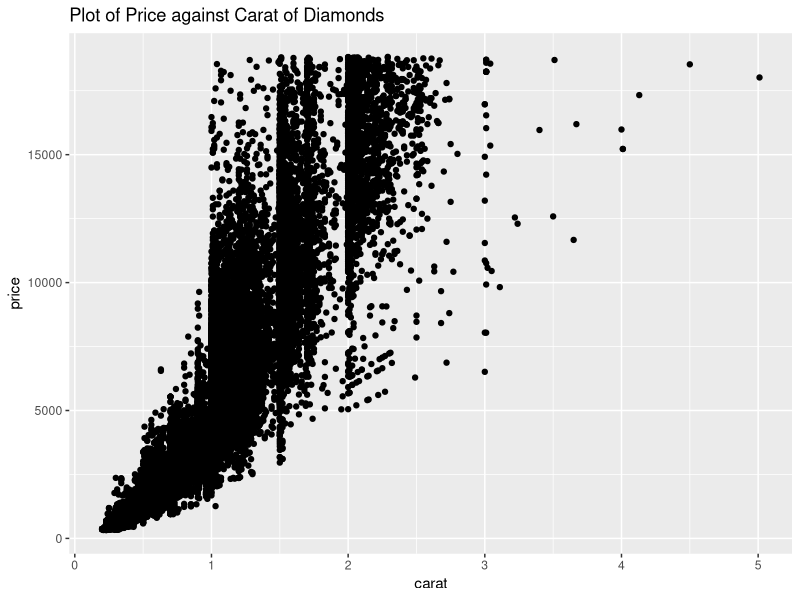
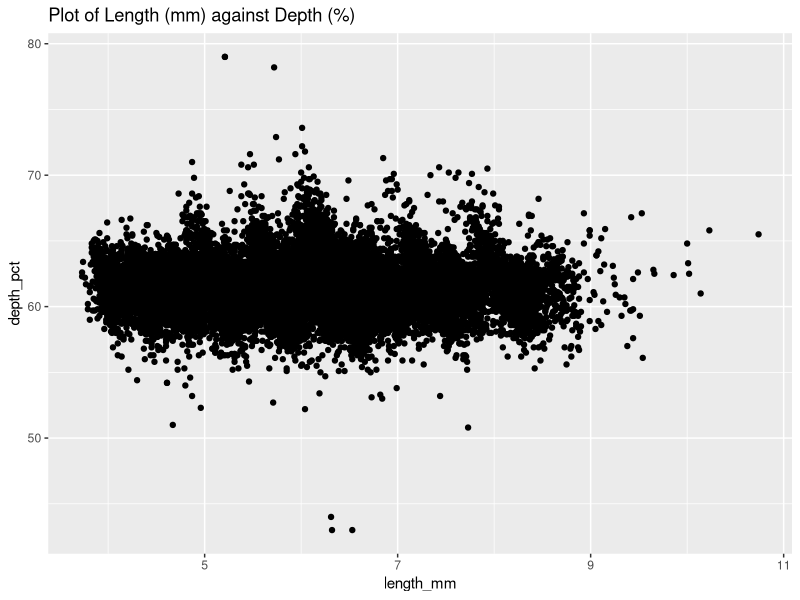
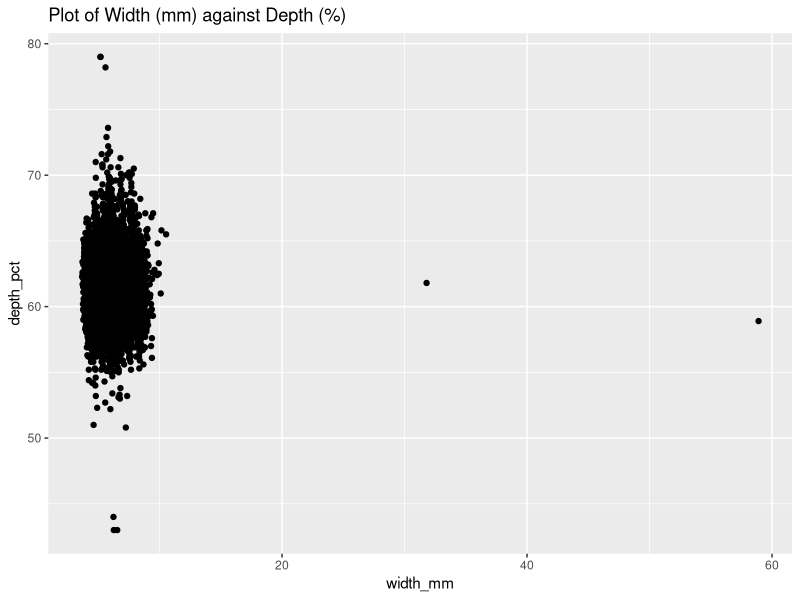
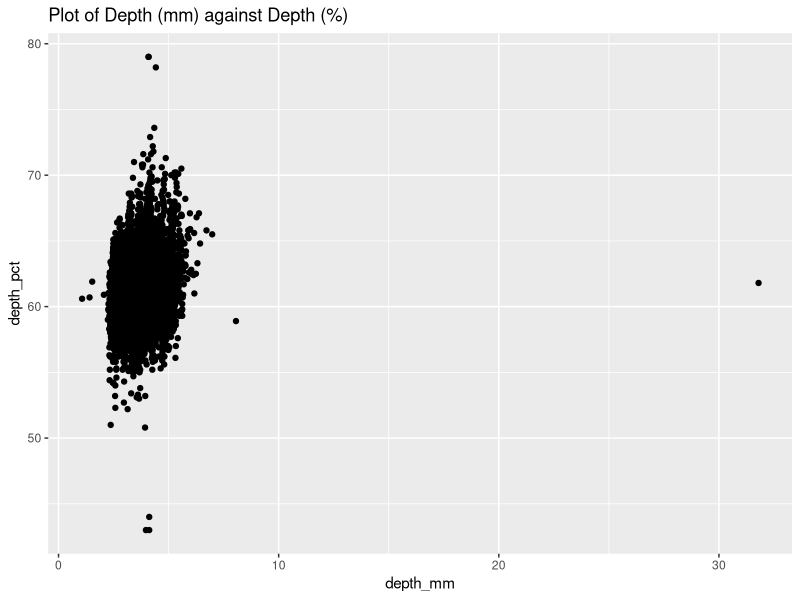

These charts were generated, in order, by the following R code:
## ---- chunk 1
library(tidyverse) 
library(ggplot2)
## ---- chunk 2
diamonds <- diamonds %>% rename(
    depth_pct = depth,
    length_mm = x,
    width_mm = y,
    depth_mm = z,
    table_pct = table
  )
## ---- chunk 3


diamonds_filter <- diamonds%>%
  filter(length_mm > 0,
         width_mm > 0,
         depth_mm > 0)

print(diamonds_filter)

diamonds_filter%>%
  summarise(
    mean_carat = mean(carat),
    mean_price = mean(price),
    mean_length = mean(length_mm),
    mean_width = mean(width_mm),
    mean_depth = mean(depth_mm)
  )

diamonds_filter%>%
  count(cut)

diamonds_filter%>%
  count(color)


diamonds_filter%>%
  count(clarity)


diamonds_filter%>%
  ggplot(mapping = aes(
    x = carat,
    y = price
  )) +
  
  geom_point()+
  
  labs(title = "Plot of Price against Carat of Diamonds")


diamonds_filter%>%
  ggplot(mapping = aes(
    x = length_mm,
    y = depth_pct
  )) +
  
  geom_point()+
  
  labs(title = "Plot of Length (mm) against Depth (%)")




diamonds_filter%>%
  ggplot(mapping = aes(
    x = width_mm,
    y = depth_pct
  )) +
  
  geom_point()+
  
  labs(title = "Plot of Width (mm) against Depth (%)")




diamonds_filter%>%
  ggplot(mapping = aes(
    x = depth_mm,
    y = depth_pct
  )) +
  
  geom_point()+
  
  labs(title = "Plot of Depth (mm) against Depth (%)")


## ---- chunk 4

diamonds_filter <- diamonds_filter %>%
  mutate(table_mm = table_pct * width_mm / 100)

# Overall table_mm arithmetic mean


diamonds_filter%>%
  summarise(
    table_mean = mean(table_mm)
  )



# table_mm arithmetic mean within each clarity category


diamonds_filter%>%
  group_by(clarity)%>%
  summarise(
    mean(table_mm)
  )



## ---- chunk 5
# Write gmean() command



## ---- chunk 6

test_data <- list(
  test1 = c(2.1, 3.8, 4.2),
  test2 = c(1, 10, 100, 1000),
  test3 = c(0, 1, 4),
  test4 = c(0.38,  0.94, -1.56),
  test5 = c(TRUE, TRUE),
  test6 = c("6", "7", "8")
)


# Create for loop to test gmean() on the above examples


## ---- chunk 7
# Copy gmean() from Ex4 and edit it to check the input





# Copy your code from Ex 5 to test your new command





## ---- chunk 8
# Overall table_mm geometic mean?






# table_mm geometic mean within each clarity category






## ---- chunk 9
# Create gmean2() that computes the geometric mean 
#   that uses the original definition






## ---- chunk 10
# Create a function that computes the harmonic mean







